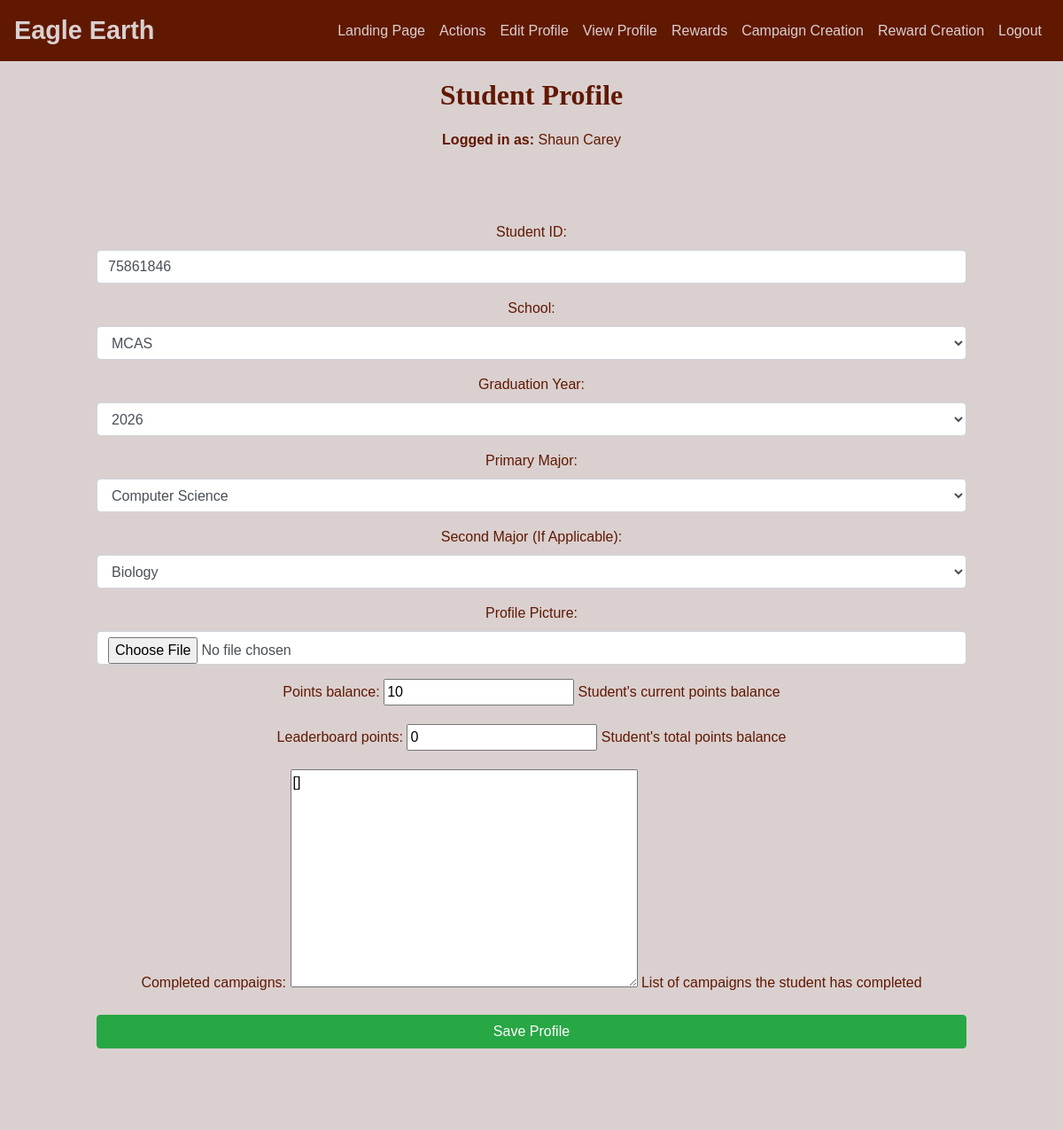
/create/ (signed in), run on an earlier commit of the app's database.
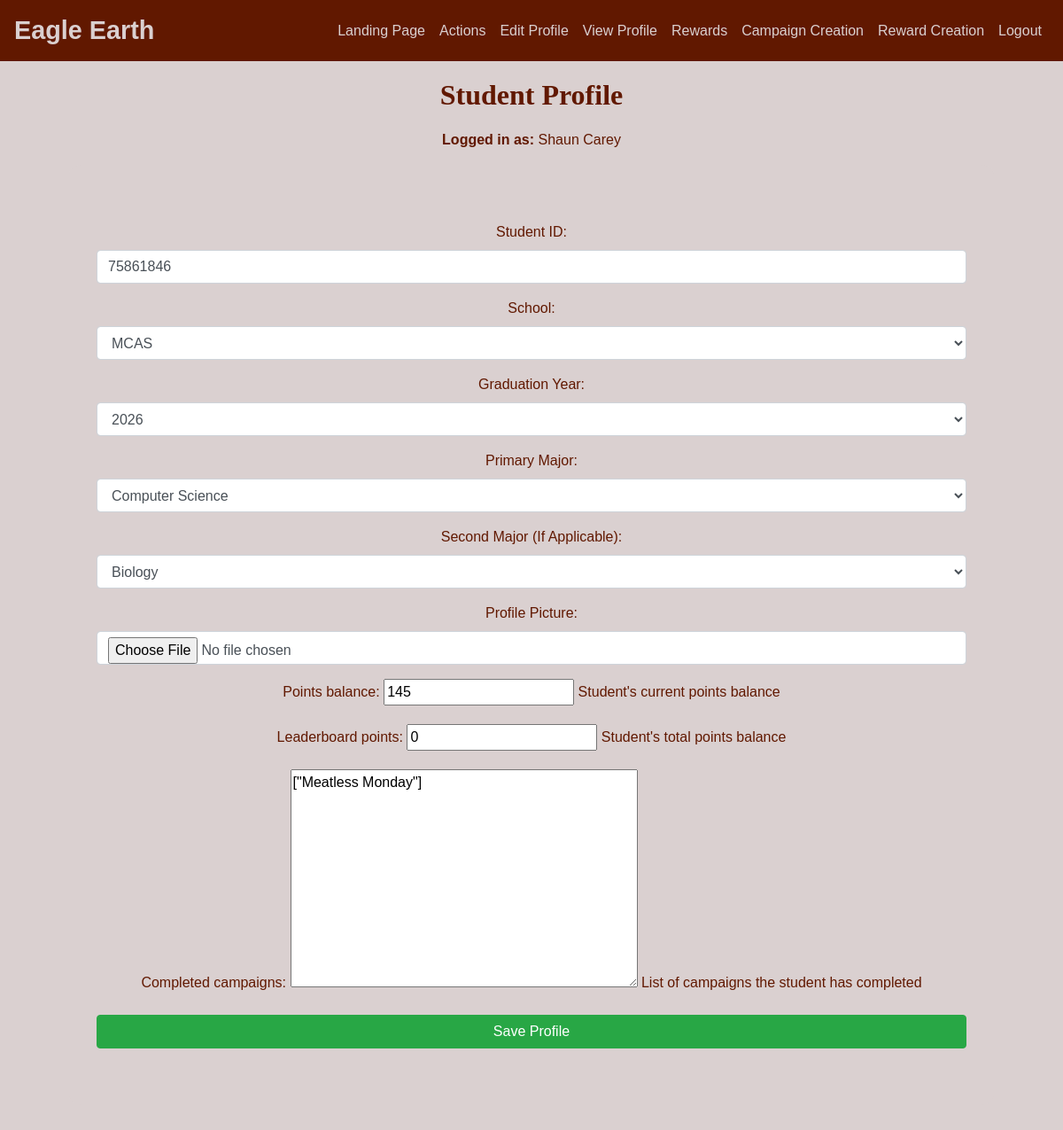
And on a later commit of the database.
### SWEeatz/users/models.py (models this page shows, shortened)
class Student(models.Model):
    user = models.OneToOneField(User, on_delete=models.CASCADE)
    student_id = models.IntegerField(blank = True, null = True)
    school = models.CharField(max_length=100, choices=SCHOOL_CHOICES, default='MCAS')
    graduation_year = models.CharField(max_length=4, choices=GRADUATION_YEAR_CHOICES, default='2025')
    major = models.CharField(max_length=100, choices=MAJOR_CHOICES, default='Computer Science')
    major2 = models.CharField(max_length=100, choices=MAJOR_CHOICES, default='N/A')
    profile_picture = models.ImageField(upload_to='profile_pics/', blank=True, null=True)
    points_balance = models.IntegerField(default=0, help_text="Student's current points balance", blank=True)
    leaderboard_points = models.IntegerField(default=0, help_text="Student's total points balance", blank=True)
    completed_campaigns = models.JSONField(default=list, help_text="List of campaigns the student has completed", blank=True)

### SWEeatz/users/views.py (the view)
# urls.py: path('create/', views.student_create_view, name ="student_create"),
def student_create_view(request):
    user = request.user
    student, created = Student.objects.get_or_create(user=user)  # Create or fetch the student's profile
    if request.method == 'POST':
        form = StudentForm(request.POST, request.FILES, instance=student)  # Use the existing student instance
        if form.is_valid():
            form.save()  # Save updates
            return redirect('profile')  # Redirect to the profile page (adjust this as necessary)
    else:
        form = StudentForm(instance=student)
    return render(request, 'student_form.html', {'form': form, 'full_name': user.get_full_name()})

### SWEeatz/users/templates/student_form.html (shortened to what this page needs)
{% extends "layout.html" %}
{% block content %}
<div class="jumbotron text-center">
    <h2 class="text-center"> Student Profile </h2>
    <p><strong>Logged in as:</strong> {{ full_name }}</p>
    <form method="POST" enctype="multipart/form-data"  class="jumbotron">
        {{ form.as_p }}
        <button class="btn btn-success btn-block" type="submit"> Save Profile</button>
    </form>
</div>
{% endblock %}

What changed in the data, as far as the page shows it:
changed Student "MCAS": points_balance "10" → "145"; completed_campaigns "[]" → "[\"Meatless Monday\"]"
